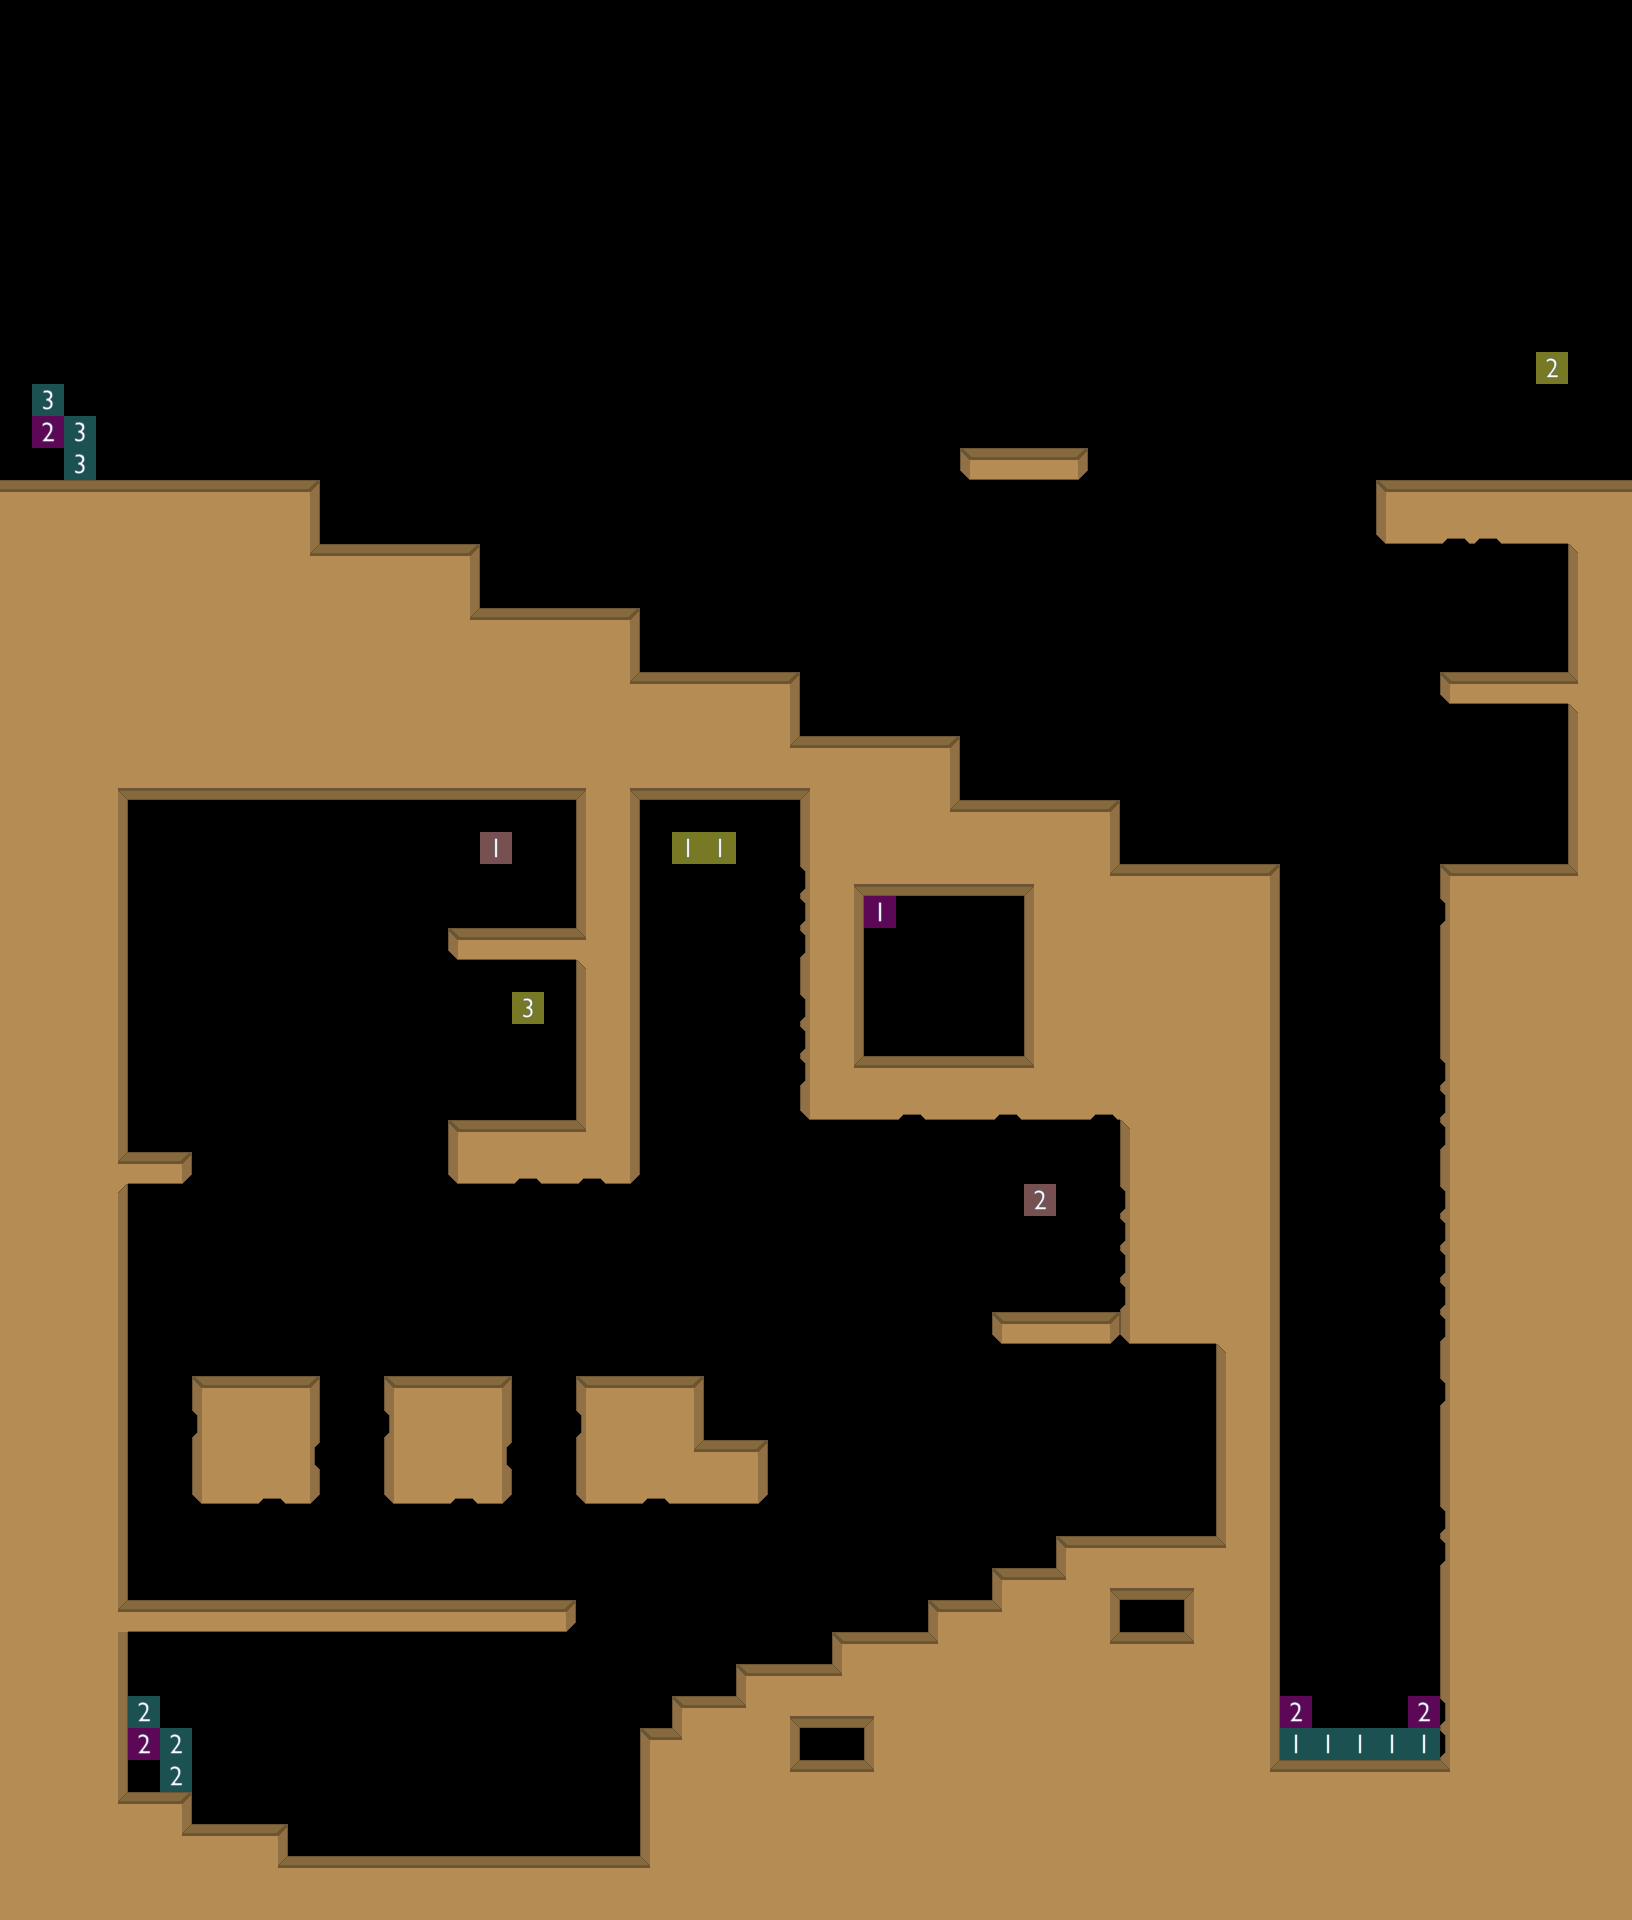

This is a level from a 2D game, rendered from its Tiled map with the project's own tilesets. A one-line summary and the map file follow, with tile-layer data summarised:
An orthogonal 51x60 tile map with 32x32 px tiles, 4 tile layers (Dekoebene Hinten, Kollisionsebene, Dekoebene Vordergrund, Logick Layer), 3 tilesets.

<map version="1.0" orientation="orthogonal" width="51" height="60" tilewidth="32" tileheight="32">
 <tileset firstgid="1" name="elemente_level_compact" tilewidth="32" tileheight="32">
  <image source="elemente_level_compact.png" trans="ff00ff" />
 </tileset>
 <tileset firstgid="73" name="Logik" tilewidth="32" tileheight="32">
  <image source="numbers.png" />
 </tileset>
 <tileset firstgid="201" name="Deko" tilewidth="32" tileheight="32">
  <image source="elemente_level_compact2.png" trans="ff007f" />
 </tileset>
 <layer name="Dekoebene Hinten" width="51" height="60">
  <data>[3060 cells, 0 non-empty, 0 distinct tile ids]</data>
 </layer>
 <layer name="Kollisionsebene" width="51" height="60">
  <data>[3060 cells, 1143 non-empty, 39 distinct tile ids]</data>
 </layer>
 <layer name="Dekoebene Vordergrund" width="51" height="60">
  <data>[3060 cells, 0 non-empty, 0 distinct tile ids]</data>
 </layer>
 <layer name="Logick Layer" width="51" height="60">
  <data>[3060 cells, 22 non-empty, 10 distinct tile ids]</data>
 </layer>
</map>
